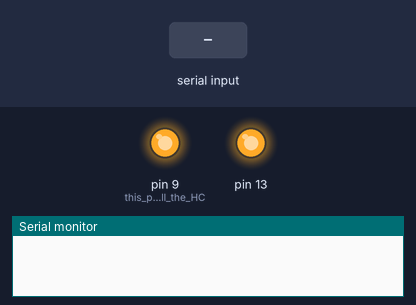
Bench run of a sketch on a simulated Arduino Uno, built with avr-gcc and run on an emulated ATmega328P. On the bench: output pins drawn as LEDs (lit = HIGH), the last lines printed to the serial monitor. Inputs (shaded band) come from the test bench.

Above: at 1.2 s.
1.3 s: "x" received over the second serial link
At 1.7 s:
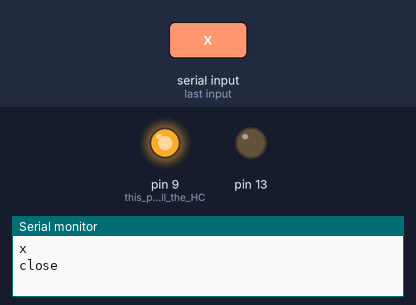
2.8 s: "1" received over the second serial link
Timing chart, 0 to 5.8 s (numbered marks = the images above; inputs shaded):
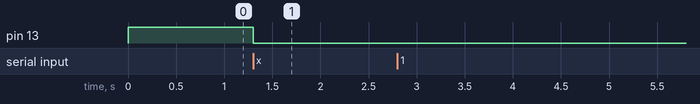

The sketch:

bt_app_led.ino
```cpp
#include <SoftwareSerial.h>

SoftwareSerial BTSerial(10, 11);


void setup()
{
  pinMode(9, OUTPUT);  // this pin will pull the HC-05 pin 34 (key pin) HIGH to switch module to AT mode
  digitalWrite(9, HIGH);
  Serial.begin(9600);


  BTSerial.begin(38400);  // HC-05 default speed in AT command more
pinMode(13,OUTPUT);
//pinMode(9,OUTPUT);
digitalWrite(13,HIGH);

}

void loop(){
   if (BTSerial.available())

   {
    char data = BTSerial.read();
   Serial.println(data);

    if(data == 128){
      digitalWrite(13,HIGH);
        Serial.println("open");
    }
    if(data == 120){
      digitalWrite(13,LOW);
      Serial.println("close");
    }


   }
}
```

Measured:
- after the input at 1.3 s, pin 13: HIGH → LOW at once
